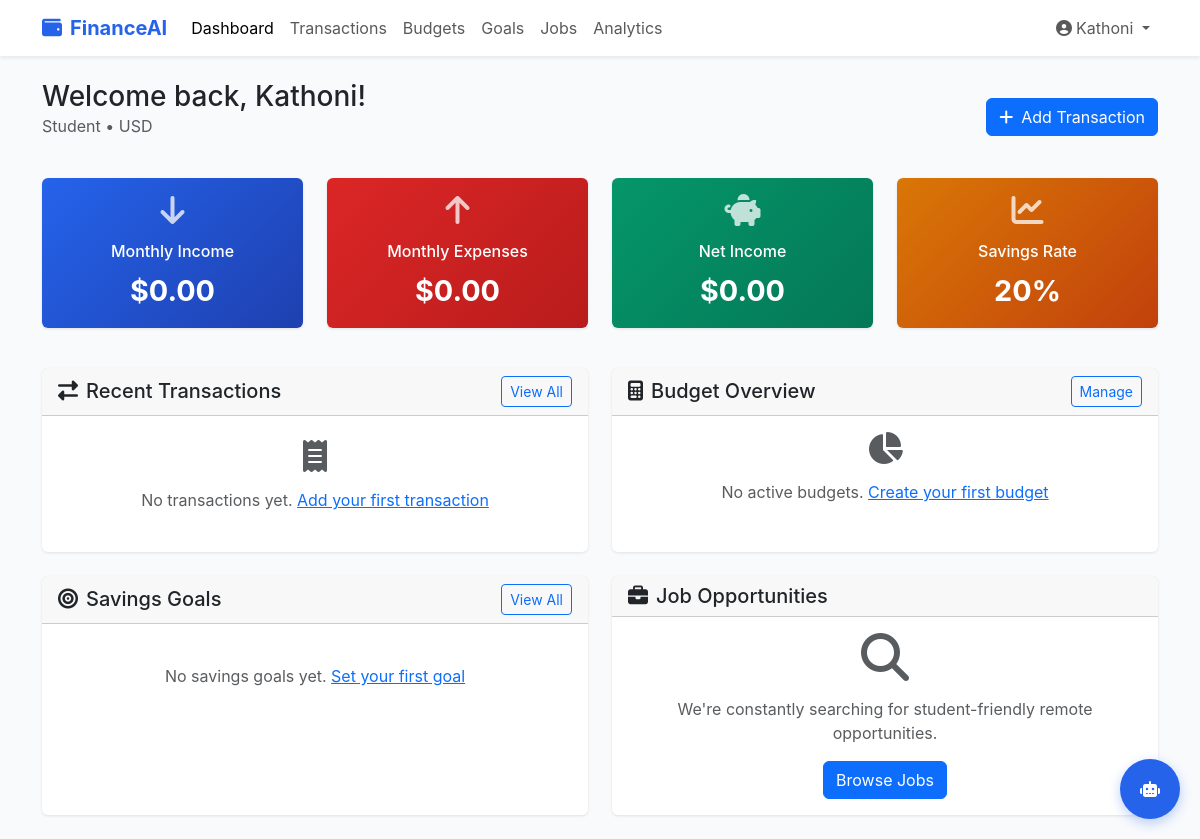
Page / (signed in) on the earlier database version.
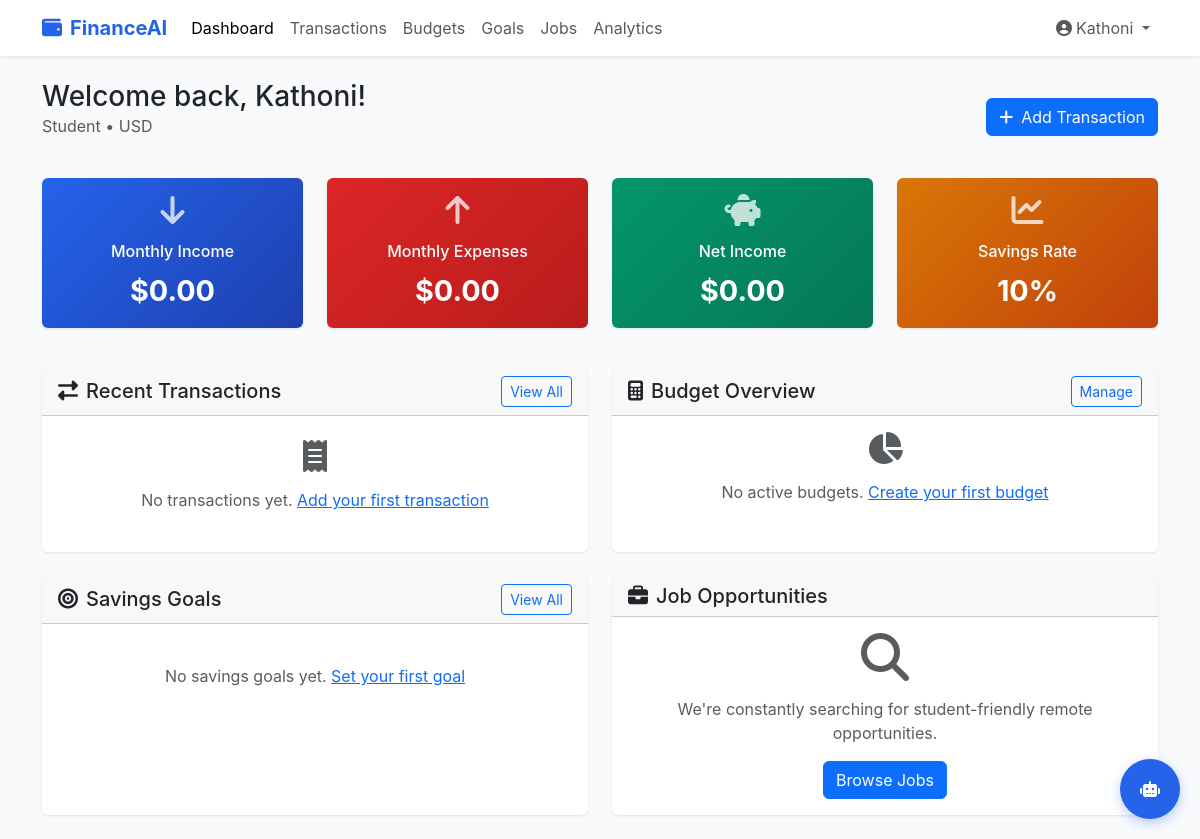
Same page on the later database version.
### walletstatus/models.py (models this page shows, shortened)
class UserProfile(models.Model):
    USER_TYPE_CHOICES = [
        ('student', 'Student'),
        ('working', 'Working Professional'),
        ('freelancer', 'Freelancer'),
        ('entrepreneur', 'Entrepreneur'),
        ('other', 'Other'),
    ]
    user = models.OneToOneField(User, on_delete=models.CASCADE)
    user_type = models.CharField(max_length=20, choices=USER_TYPE_CHOICES, default='other')
    date_of_birth = models.DateField(null=True, blank=True)
    phone_number = models.CharField(max_length=15, blank=True)
    monthly_income = models.DecimalField(max_digits=10, decimal_places=2, default=0.00)
    currency = models.CharField(max_length=3, default='USD')
    preferred_savings_percentage = models.IntegerField(
        default=20,
        validators=[MinValueValidator(0), MaxValueValidator(100)]
    )
    financial_goals = models.TextField(blank=True)
    created_at = models.DateTimeField(auto_now_add=True)
    updated_at = models.DateTimeField(auto_now=True)

### walletstatus/views.py (the view)
# urls.py: path('', views.dashboard, name='dashboard'),
@login_required
def dashboard(request):
    user_profile, created = UserProfile.objects.get_or_create(user=request.user)
    current_month = date.today().replace(day=1)
    next_month = (current_month + timedelta(days=32)).replace(day=1)
    monthly_income = Transaction.objects.filter(
        user=request.user,
        transaction_type='income',
        date__gte=current_month,
        date__lt=next_month
    ).aggregate(total=Sum('amount'))['total'] or Decimal('0')
    monthly_expenses = Transaction.objects.filter(
        user=request.user,
        transaction_type='expense',
        date__gte=current_month,
        date__lt=next_month
    ).aggregate(total=Sum('amount'))['total'] or Decimal('0')
    recent_transactions = Transaction.objects.filter(user=request.user)[:10]
    active_budgets = Budget.objects.filter(
        user=request.user,
        is_active=True,
        start_date__lte=date.today(),
        end_date__gte=date.today()
    )
    savings_goals = SavingsGoal.objects.filter(user=request.user, status='active')
    job_recommendations = []
    if user_profile.user_type == 'student':
        job_recommendations = JobOpportunity.objects.filter(
            Q(is_student_friendly=True) | Q(experience_level='entry'),
            is_remote=True
        )[:5]
    context = {
        'user_profile': user_profile,
        'monthly_income': monthly_income,
        'monthly_expenses': monthly_expenses,
        'net_income': monthly_income - monthly_expenses,
        'recent_transactions': recent_transactions,
        'active_budgets': active_budgets,
        'savings_goals': savings_goals,
        'job_recommendations': job_recommendations,
    }
    return render(request, 'dashboard.html', context)

### walletstatus/templates/dashboard.html (shortened to what the changed rows need)
<!DOCTYPE html>
<html lang="en">
<head>
    <link href="https://cdn.jsdelivr.net/npm/bootstrap@5.3.0/dist/css/bootstrap.min.css" rel="stylesheet">
    <link href="https://cdnjs.cloudflare.com/ajax/libs/font-awesome/6.4.0/css/all.min.css" rel="stylesheet">
</head>
<body>
    <div class="container mt-4">
        <div class="row mb-4">
            <div class="col-12">
                <div class="d-flex justify-content-between align-items-center">
                    <div>
                        <h1 class="h3 mb-0">Welcome back, {{ user.first_name|default:user.username }}!</h1>
                        <p class="text-muted">{{ user_profile.get_user_type_display }} • {{ user_profile.currency }}</p>
                    </div>
                </div>
            </div>
        </div>
        <div class="row mb-4">
            <div class="col-md-3 mb-3">
                <div class="card metric-card h-100" style="background: linear-gradient(135deg, var(--warning-color), #c2410c);">
                    <div class="card-body text-center">
                        <i class="fas fa-chart-line fa-2x mb-3 opacity-75"></i>
                        <h6 class="card-title">Savings Rate</h6>
                        <div class="metric-value">{{ user_profile.preferred_savings_percentage }}%</div>
                    </div>
                </div>
            </div>
        </div>
    </div>
</body>
</html>

Differences in the rows shown:
changed UserProfile "Student": preferred_savings_percentage "20" → "10"
